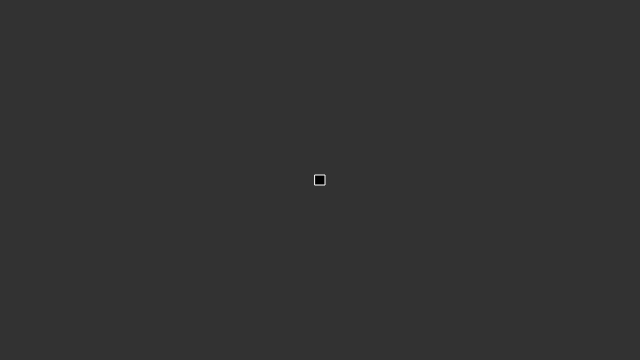
Frame 1 (no input)
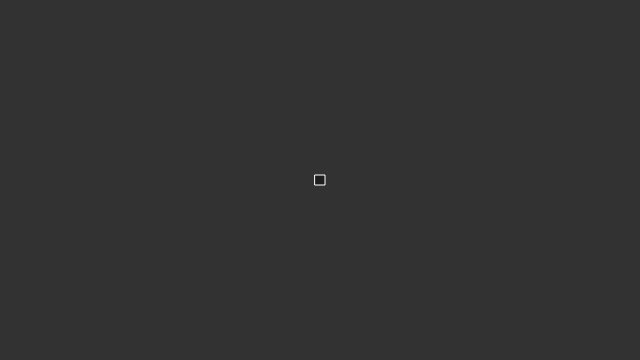
Frame 60 (no input)
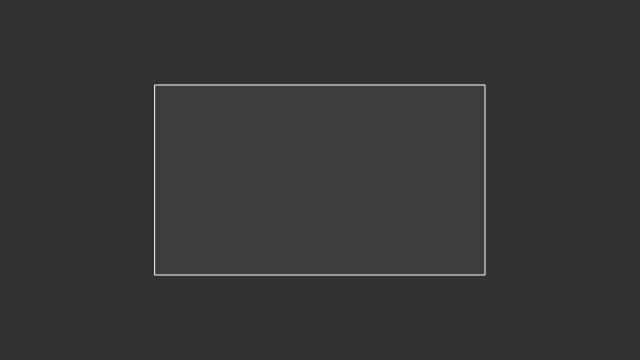
Frame 120 (the mouse pressed at the canvas centre since frame 60)

The p5.js sketch that drew these frames (run headless with seeded random() and noise() and a simulated clock; from frame 60 on, the mouse is pressed at the canvas centre):

// p5.js sketch
// ── sketch.js
// Learning Processing
// Daniel Shiffman
// http://www.learningprocessing.com

// Example 4-5: Using system variables
function setup() {
  createCanvas(640,360);
}

function draw() {
  background(50);
  stroke(255);
  // frameCount is used to color a rectangle.
  fill(frameCount / 2);
  rectMode(CENTER);
  // The rectangle will always be in the middle of the window 
  // if it is located at (width/2, height/2).
  rect(width/2,height/2,mouseX+10,mouseY+10);
}

function keyPressed() {
  println(key);
}
